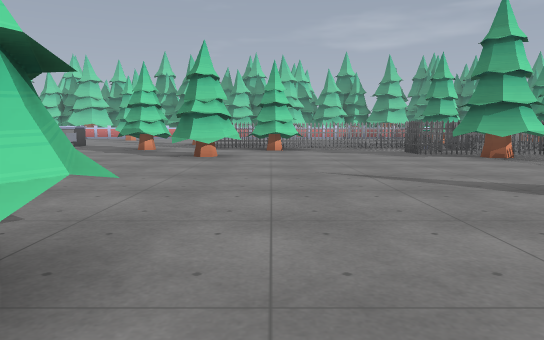
view 1 (above)

24 first-person views from a walk through a level from a Godot 3-D game. The camera is 1.2 m above the floor, tilts 6° down and sees 70° across. The floor is counted in squares, 2 m on a side. Each view is taken from the middle of a square. On the plan, view 1 faces up. The plan holds only what a view shows up to about 11 squares ahead; the rest is blank. The place goes on beyond the plan. Some surface patterns are stand-ins.

view 2
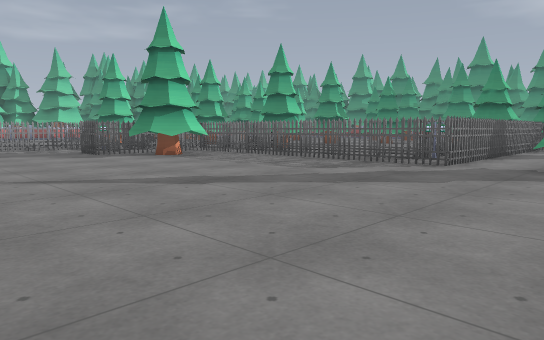

view 3
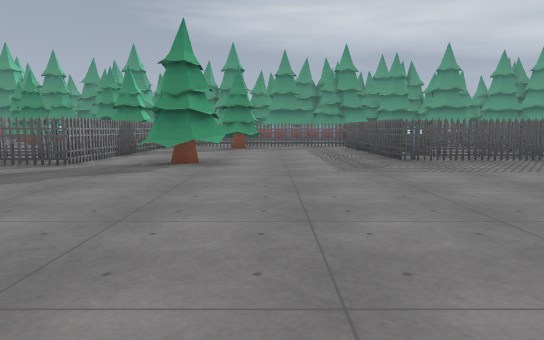

view 4
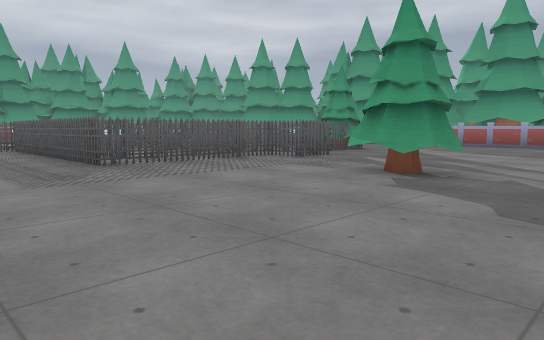

view 5
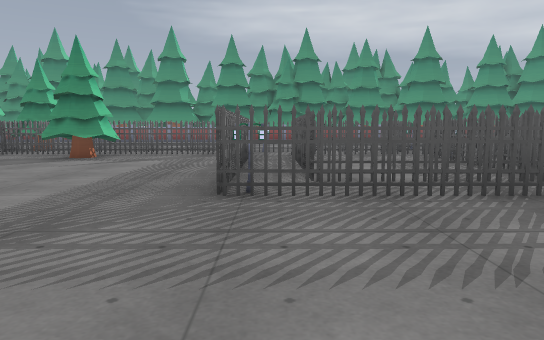

view 6
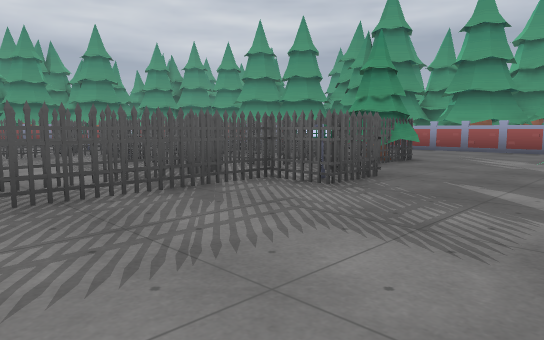

view 7
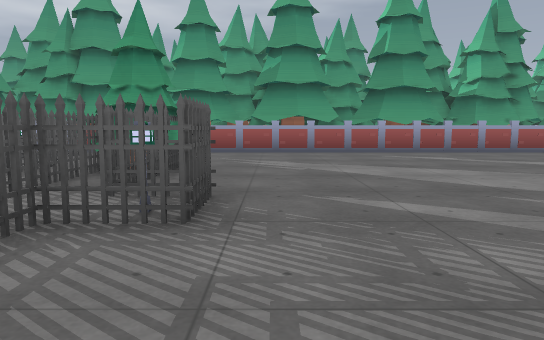

view 8
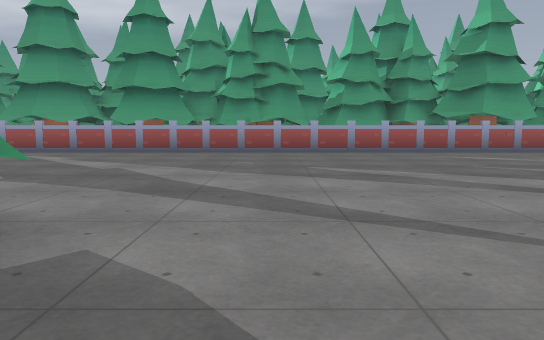

view 9
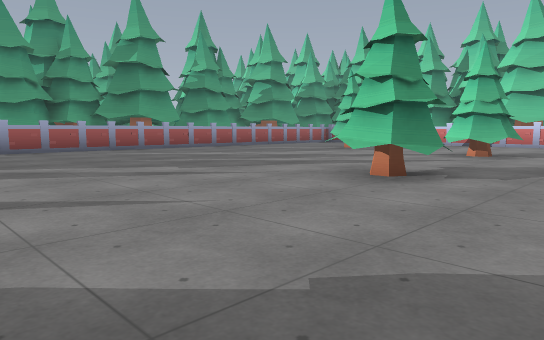

view 10
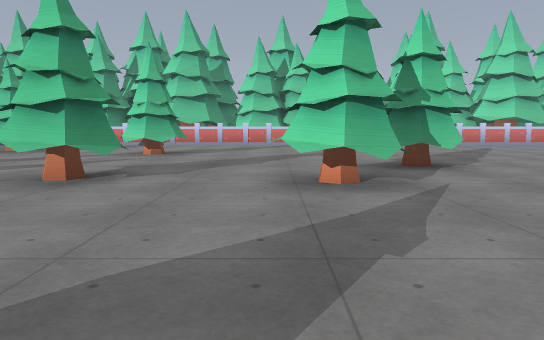

view 11
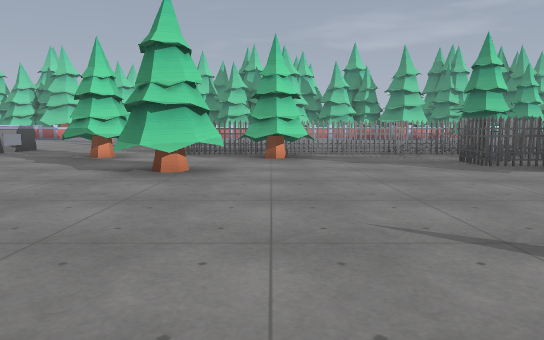

view 12
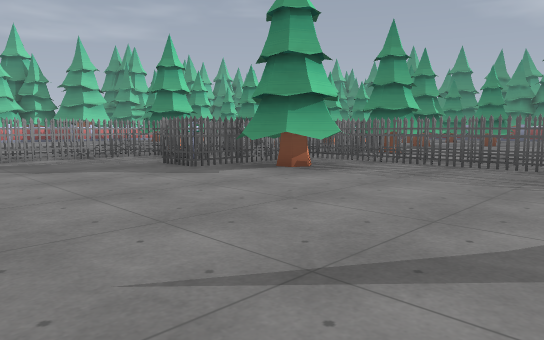

view 13
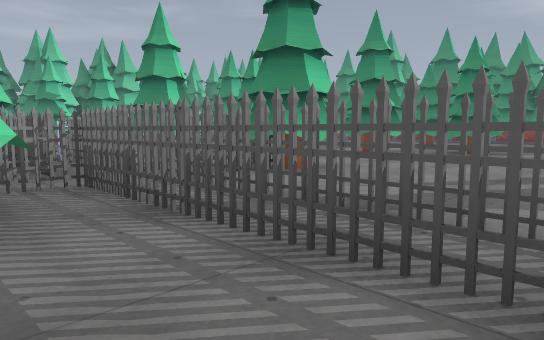

view 14
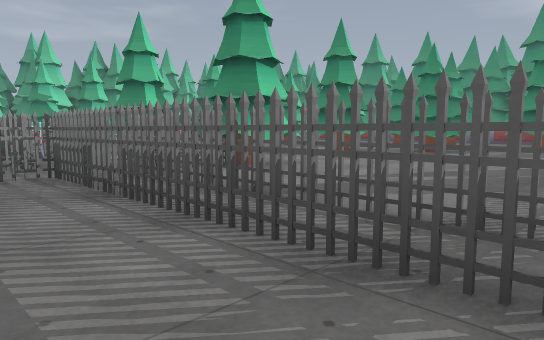

view 15
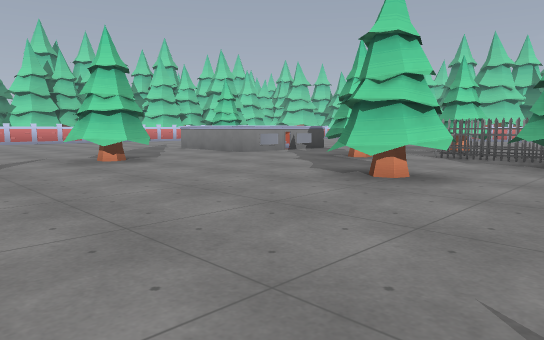

view 16
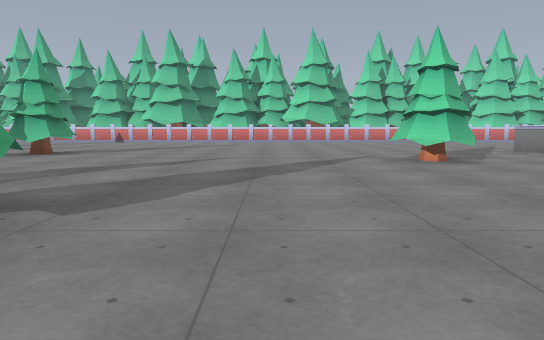

view 17
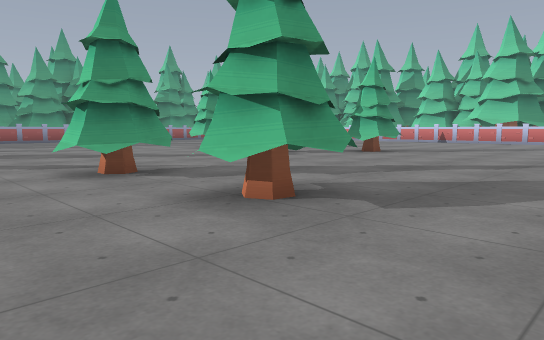

view 18
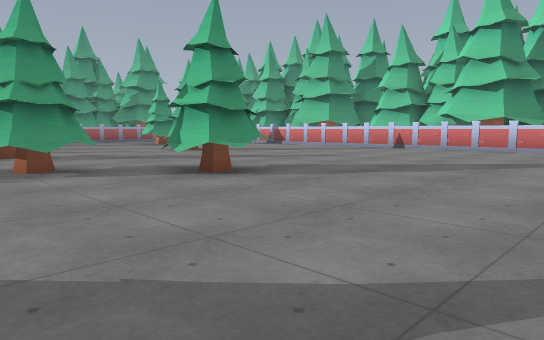

view 19
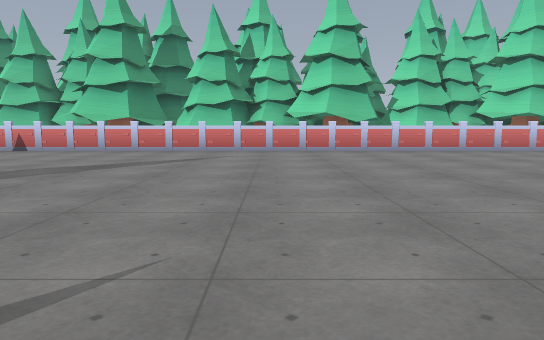

view 20
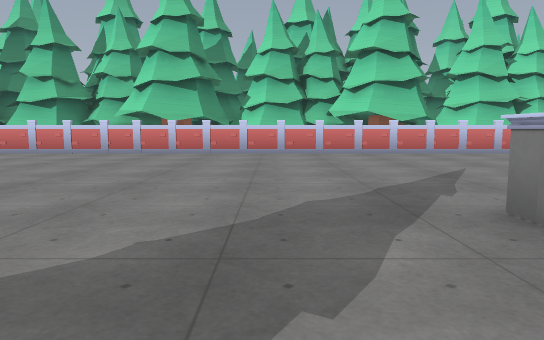

view 21
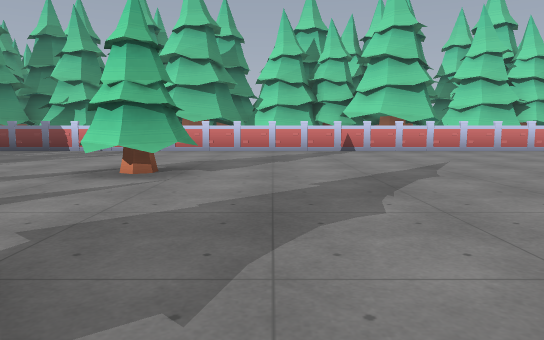

view 22
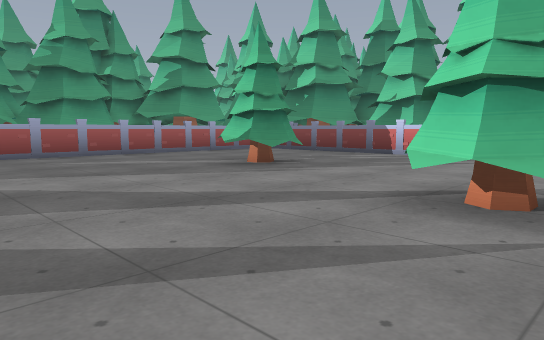

view 23
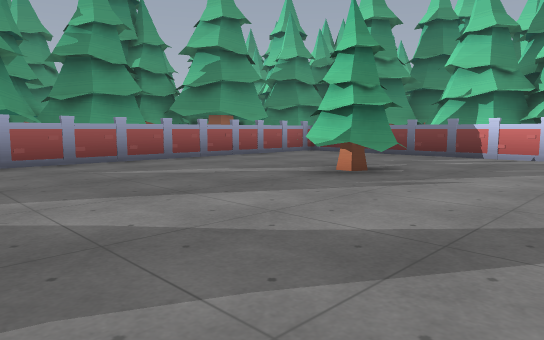

view 24
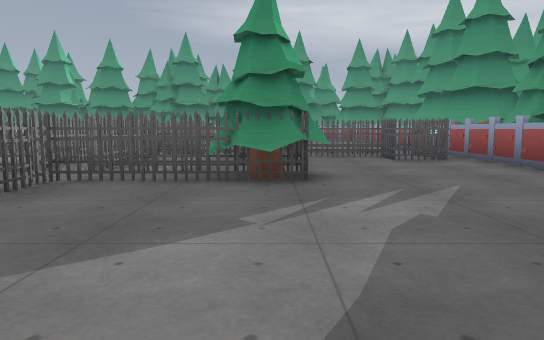

### Floor plan
Points are (right, up) in squares from view 1. A wall is a line through its corners. A room is listed if a view was taken in it or the views show most of it. See-through windows are left out.
Room 1 (views 1, 2, 3, 4, 5, 6, 7, 8, 9, 10, 11, 12, 13, 14, 15, 16, 17, 18, 19, 20, 21, 22, 23, 24)
walls: (-2, -1) (-1.3, -0.7) (-0.7, -1) (-0.8, -1.8); (-1.8, 2.1) (-1.1, 2) (-0.8, 1.4); (7, -0.1) (6.5, 0.3) (6.6, 1) (7.2, 1.2); (6.9, 2.6) (6.9, 3.1); (3, -6.6) (3, -5.9) (3.6, -5.6) (4.2, -5.9); (-0.8, 8.8) (-1.1, 8.1) (-1.7, 8) (-2.2, 8.5); (11.6, -0.1) (12, 0.7); (-7.2, -3.3) (-6.7, -2.6) (-6.1, -2.7) (-5.9, -3.2) (-6.3, -3.8); (-7.7, -1.7) (-8.3, -2.3); (12.4, -0.5) (12.1, -0.5) (11.7, 0.2); (-6.9, -5.9) (-6.2, -6.2) (-6.1, -7); (0.7, 10.9) (0, 10.5) (-0.5, 10.8); (-9, -1.4) (-8.5, -1) (-8.1, -1.1) (-7.9, -1.8); (-6.2, 7.8) (-5.8, 7.2) (-6.2, 6.6) (-6.9, 6.5); (-3.2, 11.7) (-3.2, 11.1) (-3.7, 10.7) (-4.3, 11.1); (-6.8, 11.9) (-6.8, 10.7) (-8, 10.7); (-8.5, 10.7) (-9.9, 10.7); (-11.9, -6.2) (-11.3, -6.3) (-10.9, -6.9) (-11.2, -7.5); (-2.2, 14.8) (-2.8, 14.4) (-3.1, 14.6); (8.9, -15.1) (12.9, -15.1); (-6.8, 14.1) (-6.8, 12.6); (-13.6, -11) (-13, -10.6) (-12.5, -10.8) (-12.5, -11.7); (-16.7, 15) (-16.7, -15.1) (8.6, -15.1)
objects: fence (-2, 12); fence (-2, 13); fence (-1, 12); fence (-1, 13); other object (0, 12); other object (0, 13); fence (1, 12); other object (1, 13); fence (2, 12); fence (2, 13); fence (3, 10); fence (3, 12); fence (3, 13); pine tree (4, 8) to (5, 8); fence (4, 9); fence (4, 10); other object (4, 11); fence (4, 12); fence (4, 13); fence (5, 9); fence (5, 11); fence (5, 12); fence (5, 13); fence (6, 5); fence (6, 6); fence (6, 7); fence (6, 8); fence (6, 9); fence (6, 10); fence (6, 11); other object (6, 12); other object (6, 13); pine tree (6, 14) to (7, 15); fence (7, -11); fence (7, -10); fence (7, -9); fence (7, -8); fence (7, -7); fence (7, 2); fence (7, 4); fence (7, 5); fence (7, 6); fence (7, 7); fence (7, 8); fence (7, 9); fence (7, 11); fence (7, 12); other object (7, 13); fence (8, -11); fence (8, -10); fence (8, -9); fence (8, -7); fence (8, -6); fence (8, -5); fence (8, -4); fence (8, 2); fence (8, 3); other object (8, 9); fence (8, 10); fence (9, -14); fence (9, -8); fence (9, -7); fence (9, -4); fence (9, 2); other object (9, 3); other object (9, 9); other object (9, 10); pine tree (9, 13) to (10, 14); other object (10, -14); fence (10, -11); other object (10, -10); fence (10, -8); fence (10, -7); fence (10, -4); fence (10, 2); other object (10, 3); pine tree (10, 9) to (10, 10); fence (11, -14); fence (11, -13); other object (11, -11); other object (11, -10); fence (11, -8) to (12, -8); fence (11, -7); fence (11, -4); fence (11, 2); other object (11, 3); fence (12, -14); fence (12, -13); fence (12, -12); other object (12, -10); fence (12, -9); fence (12, -7); fence (12, -4); fence (12, 2); pine tree (12, 13) to (13, 14); other object (13, -8); fence (13, -7); fence (13, -6); other object (13, -5); fence (13, -4); fence (13, -3); fence (13, -2); fence (13, -1); fence (13, 0); fence (13, 1); fence (13, 2); pine tree (13, 10) to (14, 11); other object (14, -8); other object (14, -7); other object (14, -6); other object (14, -5); fence (14, -4); fence (14, -2); fence (14, -1); fence (14, 0); other object (14, 1); fence (14, 2); fence (14, 3); other object (15, -8); other object (15, -7); pine tree (15, 8) to (16, 9); pine tree (17, 6) to (18, 7)

Where each view was taken, in squares from view 1:
view 1: 0 up, 0 right, facing up
view 2: 0 up, 0 right, facing up-right
view 3: 1 down, 0 right, facing right
view 4: 1 down, 1 right, facing down-right
view 5: 4 down, 4 right, facing right
view 6: 4 down, 4 right, facing down-right
view 7: 5 down, 6 right, facing down
view 8: 5 down, 2 left, facing down
view 9: 4 down, 2 left, facing down-left
view 10: 4 down, 2 left, facing left
view 11: 3 up, 0 right, facing up
view 12: 4 up, 0 right, facing up-right
view 13: 5 up, 5 right, facing up-right
view 14: 4 up, 5 right, facing up-right
view 15: 4 up, 1 right, facing up-left
view 16: 4 up, 1 right, facing left
view 17: 4 up, 1 right, facing down-left
view 18: 3 up, 5 left, facing down-left
view 19: 4 up, 6 left, facing left
view 20: 9 up, 7 left, facing left
view 21: 5 down, 6 left, facing left
view 22: 6 down, 8 left, facing down-left
view 23: 8 down, 8 left, facing down-left
view 24: 11 down, 3 right, facing right
